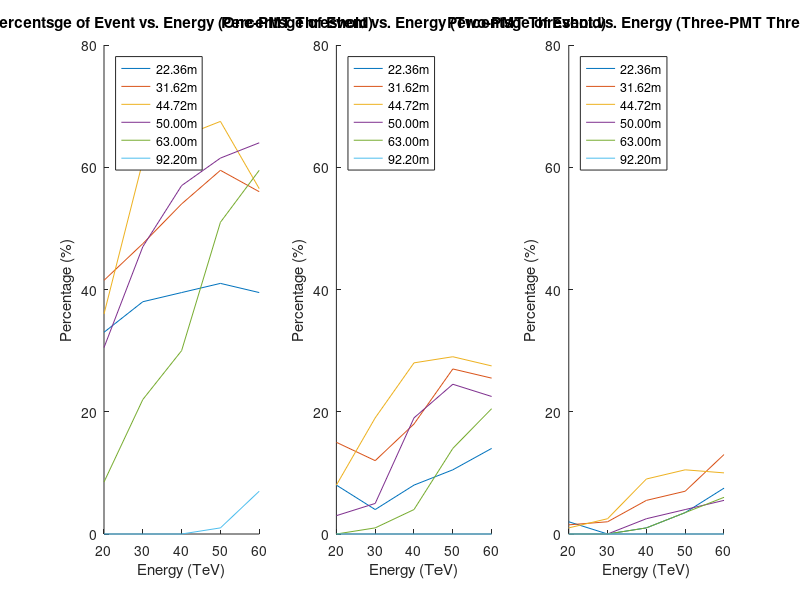
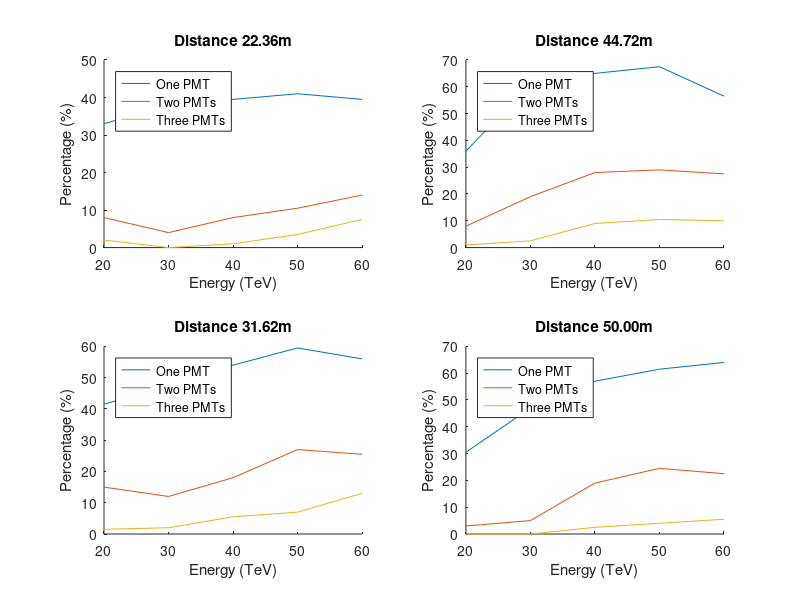

These charts were generated, in order, by the following MATLAB code:
d22 = sqrt(20^2+10^2);
d12 = sqrt(30^2+10^2);
d21 = sqrt(20^2+40^2);
d11 = sqrt(30^2+40^2);
d33 = 92.1954;
d23 = 63,2456;

energy = [60,50,40,30,20];

water22_1 = [79,82,79,76,66]/2;
water22_2 = [28,21,16,8,16]/2;
water22_3 = [15,7,2,0,4]/2;
water11_1 = [128,123,114,94,61]/2;
water11_2 = [45,49,38,10,6]/2;
water11_3 = [11,8,5,0,0]/2;
water21_1 = [113,135,130,122,72]/2;
water21_2 = [55,58,56,38,16]/2;
water21_3 = [20,21,18,5,2]/2;
water12_1 = [112,119,108,95,83]/2;
water12_2 = [51,54,36,24,30]/2;
water12_3 = [26,14,11,4,3]/2;
water23_1 = [119,102,60,44,17]/2;
water23_2 = [41,28,8,2,0]/2;
water23_3 = [12,7,2,0,0]/2;
water33_1 = [14,2,0,0,0]/2;
water33_2 = [0,0,0,0,0]/2;
water33_3 = [0,0,0,0,0]/2;

figure(1)
subplot(1,3,1)
hold on
plot(energy,water22_1);
plot(energy,water12_1);
plot(energy,water21_1);
plot(energy,water11_1);
plot(energy,water23_1);
plot(energy,water33_1);
ylim([0,80]);
xlabel('Energy (TeV)');
ylabel('Percentage (%)');
title("Percentsge of Event vs. Energy (One-PMT Threshold)")
legend({sprintf('%.2fm',d22),sprintf('%.2fm',d12)...
     sprintf('%.2fm',d21),sprintf('%.2fm',d11)...
    sprintf('%.2fm',d23),sprintf('%.2fm',d33)},'Location','northwest')

subplot(1,3,2)
hold on
plot(energy,water22_2);
plot(energy,water12_2);
plot(energy,water21_2);
plot(energy,water11_2);
plot(energy,water23_2);
plot(energy,water33_2);
ylim([0,80]);
xlabel('Energy (TeV)');
ylabel('Percentage (%)');
title("Percentsge of Event vs. Energy (Two-PMT Threshold)")
legend({sprintf('%.2fm',d22),sprintf('%.2fm',d12)...
     sprintf('%.2fm',d21),sprintf('%.2fm',d11)...
    sprintf('%.2fm',d23),sprintf('%.2fm',d33)},'Location','northwest')

subplot(1,3,3)
hold on
plot(energy,water22_3);
plot(energy,water12_3);
plot(energy,water21_3);
plot(energy,water11_3);
plot(energy,water23_3);
plot(energy,water33_3);
ylim([0,80]);
xlabel('Energy (TeV)');
ylabel('Percentage (%)');
title("Percentsge of Event vs. Energy (Three-PMT Threshold)")
legend({sprintf('%.2fm',d22),sprintf('%.2fm',d12)...
     sprintf('%.2fm',d21),sprintf('%.2fm',d11)...
    sprintf('%.2fm',d23),sprintf('%.2fm',d33)},'Location','northwest')


figure(2)
subplot(2,2,1)
hold on
plot(energy,water22_1);
plot(energy,water22_2);
plot(energy,water22_3);
xlabel('Energy (TeV)');
ylabel('Percentage (%)');
title(sprintf('Distance %.2fm',d22))
legend({'One PMT', 'Two PMTs', 'Three PMTs'},'Location','northwest')

subplot(2,2,2)
hold on
plot(energy,water21_1);
plot(energy,water21_2);
plot(energy,water21_3);
xlabel('Energy (TeV)');
ylabel('Percentage (%)');
title(sprintf('Distance %.2fm',d21))
legend({'One PMT', 'Two PMTs', 'Three PMTs'},'Location','northwest')

subplot(2,2,3)
hold on
plot(energy,water12_1);
plot(energy,water12_2);
plot(energy,water12_3);
xlabel('Energy (TeV)');
ylabel('Percentage (%)');
title(sprintf('Distance %.2fm',d12))
legend({'One PMT', 'Two PMTs', 'Three PMTs'},'Location','northwest')

subplot(2,2,4)
hold on
plot(energy,water11_1);
plot(energy,water11_2);
plot(energy,water11_3);
xlabel('Energy (TeV)');
ylabel('Percentage (%)');
title(sprintf('Distance %.2fm',d11))
legend({'One PMT', 'Two PMTs', 'Three PMTs'},'Location','northwest')